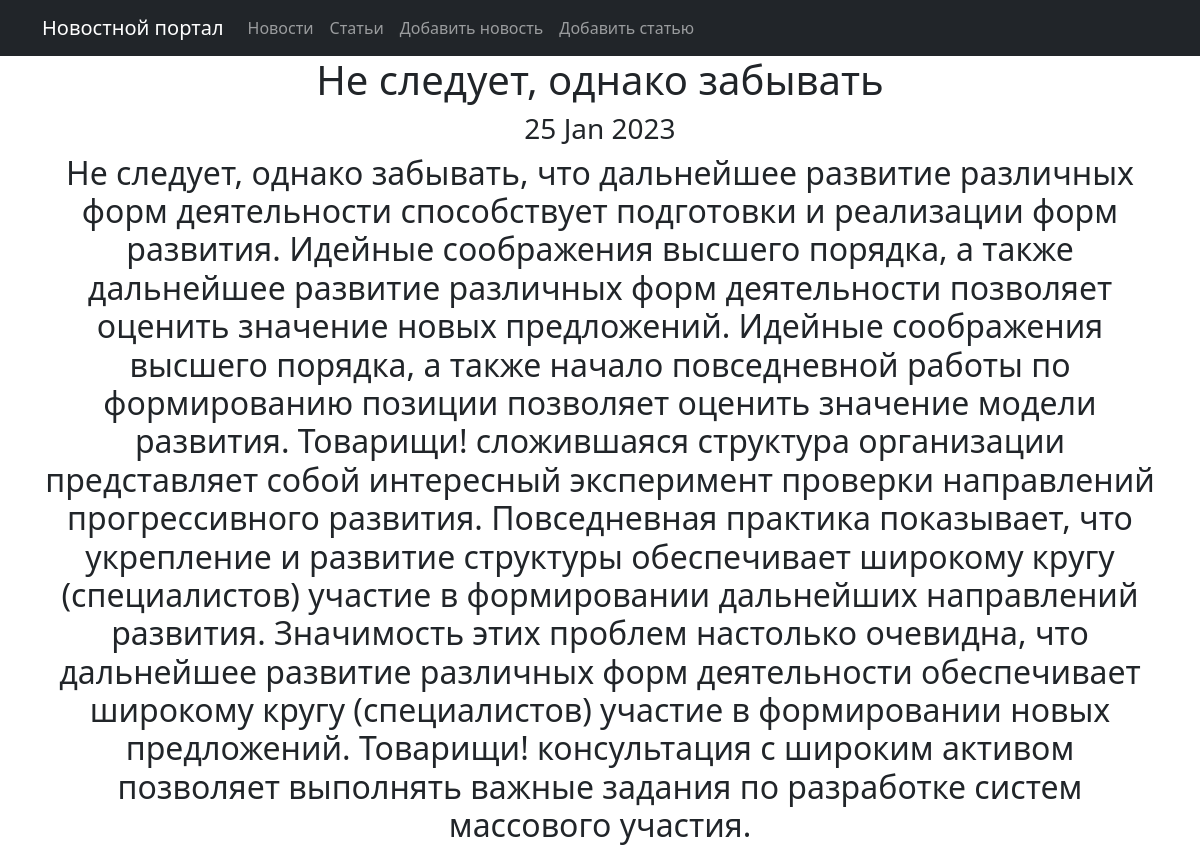
/article/7, run on the app's committed database.
### qwe/models.py (models this page shows, shortened)
class Post(models.Model):
    ARTICLE = 'AR'
    NEWS = 'NE'
    CATEGORY = (
        (ARTICLE, 'Статья'),
        (NEWS, 'Новость'),
    )
    postAuthor = models.ForeignKey(Author, on_delete=models.CASCADE)
    postType = models.CharField(max_length=2, choices=CATEGORY, default=ARTICLE)
    date = models.DateTimeField(auto_now_add=True)
    category = models.ManyToManyField(Category, through='PostCategory')
    title = models.CharField(max_length=256)
    text = models.TextField()
    rating = models.IntegerField(default=0)

### qwe/views.py (the view)
# urls.py: path('article/<pk>', ArticleDetail.as_view(), name='post_detail'),
class ArticleDetail(PostDetail):
    queryset = Post.objects.filter(postType='AR')

### qwe/templatetags/custom_filters.py (called while the page is built)
@register.filter()
def censor(value):
    try:
        if type(value) is not str:
            raise StrError()
    except StrError as e:
        pprint(e)
        return
    else:
        postfix = ''
        for i in value.split():
            if i.lower() in qwe:
                i = qwe[i.lower()]
            postfix += f'{i} '
        return f'{postfix}'

### templates/new.html (shortened to what this page needs)
{% extends 'flatpages/default.html' %}
{% load custom_filters %}
{% block content %}
<h1>{{ new.title|censor }}</h1>
<h3>{{ new.date|date:'d M Y' }}</h3>
<h2>{{ new.text|censor }}</h2>
{% endblock content %}

### data on the page
Post: title|censor "Не следует, однако забывать", date "25 Jan 2023", text|censor "Не следует, однако забывать, что дальнейшее развитие различных форм деятельности способствует подготовки и реализации форм развития. Идейные соображения высшего порядка, а также дальнейшее развитие различных форм деятельности позволяет оценить значение новых предложений. Идейные соображения высшего порядка, а также начало повседневной работы по формированию позиции позволяет оценить значение модели развития. Товарищи! сложившаяся структура организации представляет собой интересный эксперимент проверки направлений прогрессивного развития. Повседневная практика показывает, что укрепление и развитие структуры обеспечивает широкому кругу (специалистов) участие в формировании дальнейших…"
